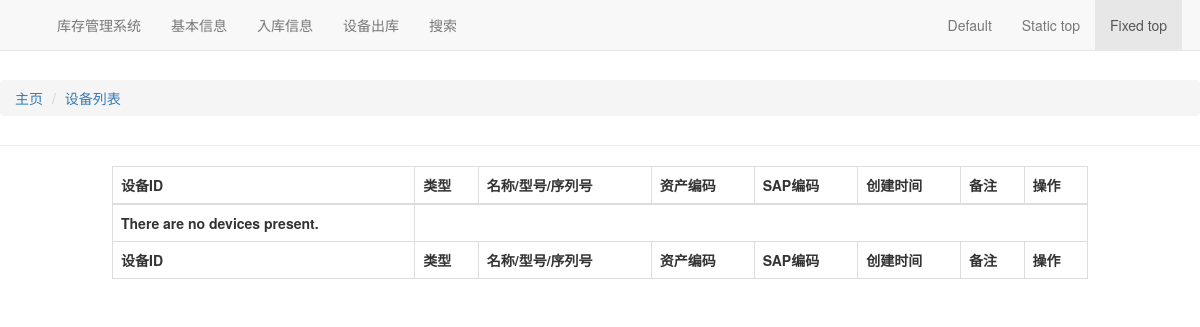
Before: /asset/devices with the older database file.
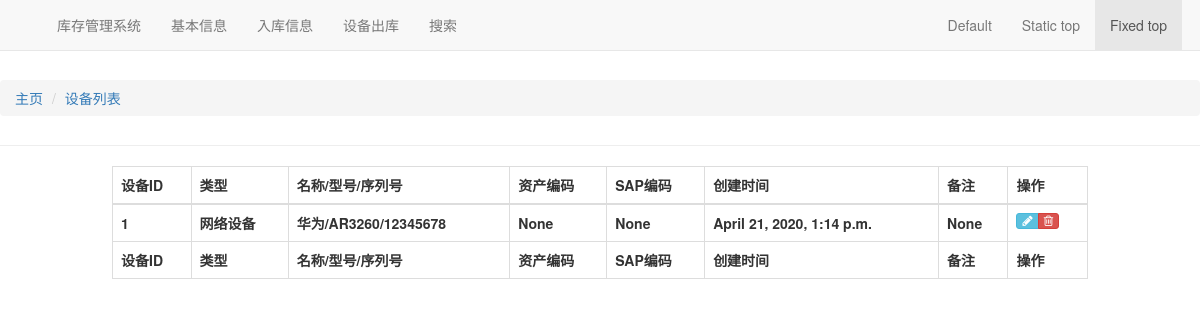
After: the same page with the newer database file.
### asset/models.py (models this page shows, shortened)
class Device(CommonInfo):
    status_choice = (
        (1, '在库中'),
        (2, '已出库'),
    )
    good_choice = (
        (1, '故障'),
        (5, '良好'),
    )
    brand = models.ForeignKey(Wordbook,
                              blank=True,
                              on_delete=models.SET_NULL,
                              related_name='device_brands',
                              null=True,
                              verbose_name="名称")
    model = models.ForeignKey(Wordbook,
                              blank=True,
                              on_delete=models.SET_NULL,
                              related_name='device_models',
                              null=True,
                              verbose_name="型号")
    sn = models.CharField(max_length=100, verbose_name="设备编码", db_index=True)
    classification = models.ForeignKey(Wordbook,
                                       blank=True,
                                       on_delete=models.SET_NULL,
                                       related_name='device_classifications',
                                       null=True,
                                       verbose_name="类型")
    good = models.IntegerField(default=5,
                               choices=good_choice,
                               verbose_name="设备状态")
    value = models.DecimalField(default=0,
                                max_digits=10,
                                decimal_places=2,
                                verbose_name="价格")
    asset = models.CharField(max_length=100,
                             blank=True,
                             null=True,
                             verbose_name="资产编码")
    sap = models.CharField(max_length=100,
                           blank=True,
                           null=True,
                           verbose_name="SAP")
    status = models.IntegerField(default=1,
                                 choices=status_choice,
                                 verbose_name="状态")
    warehouse = models.ForeignKey(Warehouse,
                                  on_delete=models.SET_NULL,
                                  blank=True,
                                  null=True,
                                  verbose_name="所在库房")
    location = models.CharField(max_length=50,
                                blank=True,
                                null=True,
                                verbose_name="位置")
    def get_device_display(self):
        return u'{0}/{1}/{2}'.format(self.brand.name, self.model.name, self.sn)
    class Meta:
        verbose_name = '设备表'
        verbose_name_plural = '设备表'

### basic/models.py (models this page shows, shortened)
class CommonInfo(models.Model):
    check_choice = (
        (True, u'已审核'),
        (False, u'未审核'),
    )
    attach = models.FileField(upload_to='attachment/%Y/%m/%d',
                              verbose_name='附件',
                              blank=True,
                              null=True)
    check = models.BooleanField(default=False,
                                choices=check_choice,
                                verbose_name=u"是否审核")
    create_date = models.DateTimeField(blank=True,
                                       null=True,
                                       auto_now_add=True,
                                       verbose_name=u"创建时间")
    modify_date = models.DateTimeField(blank=True,
                                       null=True,
                                       auto_now=True,
                                       verbose_name=u"修改时间")
    description = models.CharField(max_length=100,
                                   blank=True,
                                   null=True,
                                   verbose_name=u"备注")
    class Meta:
        app_label = 'stock'
        abstract = True
        ordering = ['-modify_date']

class Wordbook(CommonInfo):
    name = models.CharField(max_length=30,
                            unique=True,
                            verbose_name=u"名称",
                            db_index=True)
    class Meta:
        verbose_name = u'字典表'
        verbose_name_plural = u'字典表'

### asset/views.py (the view)
# urls.py: path('devices', DeviceList.as_view(), name='devices'),
class DeviceList(ListView):
    model = Device

### templates/asset/device_list.html (shortened to what this page needs)
{% extends 'base.html' %}
{% block breadcrumb %}
<li id="orbit"><a href="{%url 'asset:devices' %}">设备列表</a></li>
{% endblock %}
{% block maincontent %}
<div id="data" class="col-md-10 col-md-offset-1">
    <table id='dataTable' class='table table-bordered table-hover' cellspacing='0' width='100%'>
        <thead>
            <tr>
                <th>设备ID</th>
                <th>类型</th>
                <th>名称/型号/序列号</th>
                <th>资产编码</th>
                <th>SAP编码</th>
                <th>创建时间</th>
                <th>备注</th>
                <th>操作</th>
            </tr>
        </thead>
        {% if object_list %}
        {% for d in object_list %}
        <tr>
            <th>{{ d.id }}</th>
            <th>{{ d.classification.name }}</th>
            <th>{{ d.get_device_display }}</th>
            <th>{{d.asset}}</th>
            <th>{{d.sap}}</th>
            <th>{{ d.modify_date }}</th>
            <th>{{ d.description }}</th>
            <th>
                <div class="hidden-sm hidden-xs btn-group">
                    <a class="btn btn-xs btn-info" href="{% url 'asset:edit_device' d.id %}">
                        <i class="ace-icon fa fa-pencil bigger-120"></i>
                    </a>
                    <a class="btn btn-xs btn-danger" href="{% url 'asset:delete_device' d.id %}">
                        <i class="ace-icon fa fa-trash-o bigger-120"></i>
                    </a>
                </div>
            </th>
        </tr>
        {% endfor %}
        {% else %}
        <tr>
            <th><strong>There are no devices present.</strong></th>
        </tr>
        {% endif %}
        <tfoot>
            <tr>
                <th>设备ID</th>
                <th>类型</th>
                <th>名称/型号/序列号</th>
                <th>资产编码</th>
                <th>SAP编码</th>
                <th>创建时间</th>
                <th>备注</th>
                <th>操作</th>
            </tr>
        </tfoot>
    </table>
</div>
{% endblock %}

Changed rows visible on the page:
added Device: id "1", classification.name "网络设备", device "华为/AR3260/12345678", asset "None", sap "None", modify_date "April 21, 2020, 1:14 p.m.", description "None"
Other visible differences:
text no longer shown: "There are no devices present."
